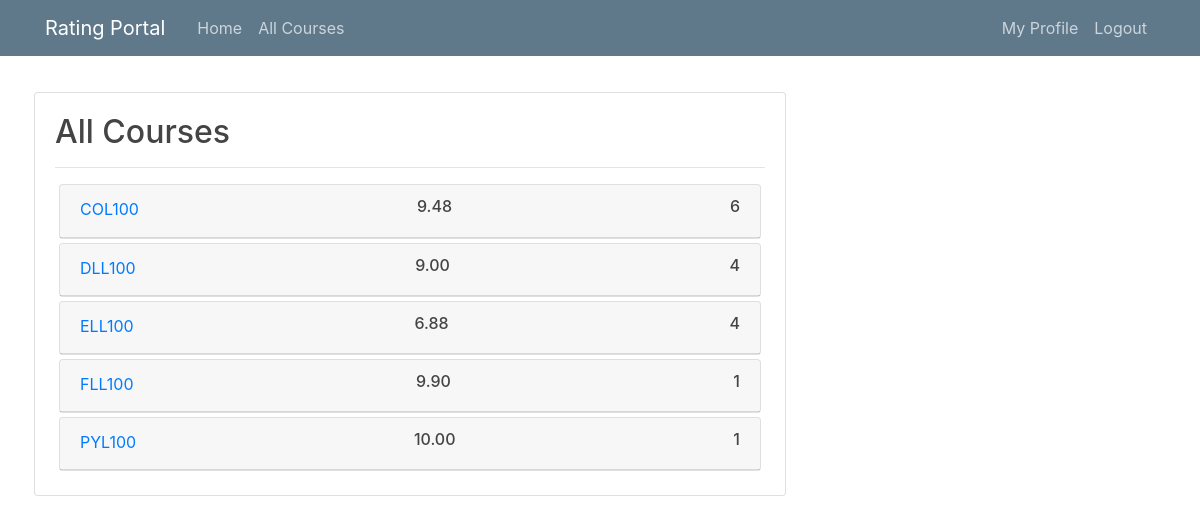
The page /course/ (signed in) on the database its author committed.
### courses/models.py (models this page shows)
class Course(models.Model):
    courseName = models.CharField(max_length=120)
    rating = models.DecimalField(decimal_places=2,max_digits=4)
    noOfReviews = models.IntegerField()
    class Meta:
        ordering = ['courseName']

### courses/views.py (the view)
# urls.py: path('course/',courseViews.courseListView,name='courseList'),
def courseListView(request):
    recheckAllRatings()
    courseList = getAllOf('courses')
    return render(request,'courses/courseList.html',{'list':courseList})

### courses/views.py (called while the page is built)
def recheckAllRatings():
    courseList = getAllOf('courses')
    reviews = getAllOf('review')
    results={}
    for review in reviews:
        try:
            results[review.courseName][0]+=review.score
            results[review.courseName][1]+=1
        except:
            results[review.courseName]=[review.score,1]
    for course in courseList:
        try:
            result=results[course.courseName]
        except:
            course.rating = -1
            course.noOfReviews = 0
            course.save()
            continue
        course.rating = round(result[0]/result[1],2)
        course.noOfReviews = result[1]
        course.save()

def getAllOf(name):
    for r in apps.get_app_config(name).get_models():
        objects = list(r.objects.all())
    return objects

### courses/templates/courses/courseList.html (shortened to what this page needs)
{% extends "users/base.html" %}
{% block content %}
  <div class="card-body">
      <h2>All Courses</h2>
      <hr>
      {% for course in list %}
        <div class="card m-1">
            <div class="card-header">
                <div class="d-flex justify-content-between">
                    <a class = "card-link" href="{{course.courseName}}">
                        {{course.courseName}}
                    </a>
                    <h6>
                        {% if course.rating != -1 %}
                        {{course.rating}}
                        {%else%}
                        Unrated
                        {% endif %}
                    </h6>
                    <h6>
                        {{course.noOfReviews}}
                    </h6>
                </div>
            </div>
        </div>
      {% endfor %}
  </div>
{% endblock content %}

### users/static/main.css (style rules this page uses)
body { background: white; color: #333333; margin-top: 5rem; }
h1, h2, h3, h4, h5, h6 { color: #444444; }

### rows shown on the page
Course: courseName "COL100", rating "9.48", noOfReviews "6"
Course: courseName "DLL100", rating "9.00", noOfReviews "4"
Course: courseName "ELL100", rating "6.88", noOfReviews "4"
Course: courseName "FLL100", rating "9.90", noOfReviews "1"
Course: courseName "PYL100", rating "10.00", noOfReviews "1"
